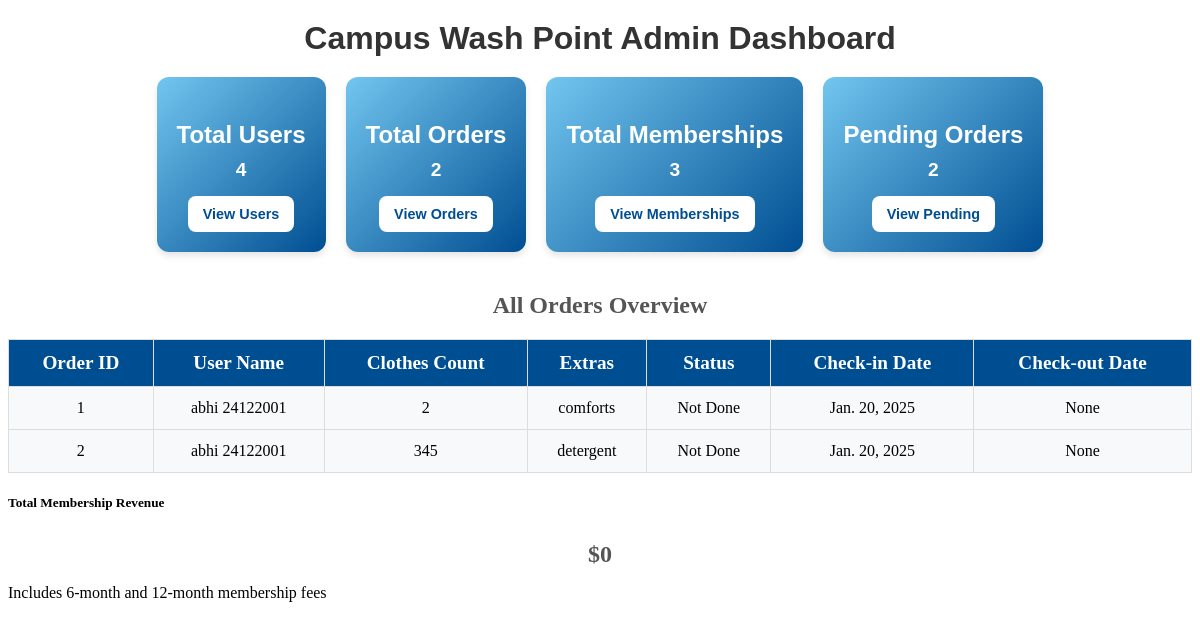
/admin-dash, run on an earlier commit of the app's database.
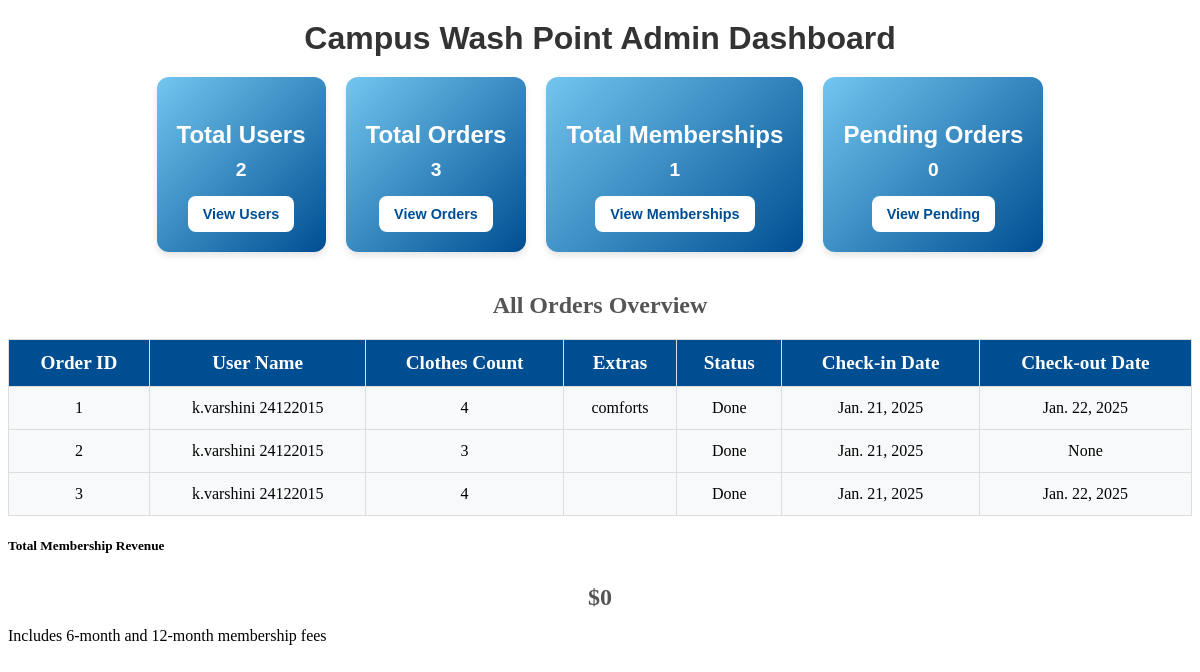
And on a later commit of the database.
### campuswashapp/models.py (models this page shows, shortened)
class LaundryOrders(models.Model):
    STATUS_CHOICES = [
        ('Not Done', 'Not Done'),
        ('Done', 'Done'),
    ]
    laundry_id = models.AutoField(primary_key=True)
    user = models.ForeignKey(User, on_delete=models.CASCADE)
    membership = models.ForeignKey(laundry_Membership, on_delete=models.CASCADE)  # Assuming Membership model is defined
    clothes_count = models.PositiveIntegerField()
    extra_item = models.TextField(blank=True, null=True)  # For additional items like blankets, etc.
    check_in_date = models.DateField(auto_now_add=True)
    check_in_time = models.TimeField(auto_now_add=True)
    check_out_date = models.DateField(null=True, blank=True)  # Default null, updated by admin
    status = models.CharField(
        max_length=10,
        choices=STATUS_CHOICES,
        default='Not Done',  # Default value for new orders
    )

### campuswashapp/views.py (the view)
# urls.py: path('admin-dash',admin_dash, name='admin_dash'),  # User profile page
def admin_dash(request):
    total_users = User.objects.count()
    total_orders = LaundryOrders.objects.count()
    pending_orders = LaundryOrders.objects.filter(status='Not Done').count()
    total_memberships = laundry_Membership.objects.count()
    six_month_memberships = laundry_Membership.objects.filter(membership_type='6 months').count()
    twelve_month_memberships = laundry_Membership.objects.filter(membership_type='12 months').count()
    membership_revenue = laundry_Payments.objects.filter(payment_for='MEMBERSHIP').aggregate(total=Sum('amount'))['total'] or 0
    orders = LaundryOrders.objects.all()
    context = {
        'total_users': total_users,
        'total_orders': total_orders,
        'pending_orders': pending_orders,
        'total_memberships': total_memberships,
        'six_month_memberships': six_month_memberships,
        'twelve_month_memberships': twelve_month_memberships,
        'orders': orders,  # Adding orders to the context
        'membership_revenue': membership_revenue,
    }
    return render(request, 'admin/index.html', context)

### templates/admin/index.html (shortened to what this page needs)
{% block content %}
<div class="dashboard">
    <h1>Campus Wash Point Admin Dashboard</h1>
    <div class="stats">
        <div class="stat">
            <h3>Total Users</h3>
            <p>{{ total_users }}</p>
            <button onclick="location.href='/admin/auth/user/'">View Users</button>
        </div>
        <div class="stat">
            <h3>Total Orders</h3>
            <p>{{ total_orders }}</p>
            <button onclick="location.href='/admin/campuswashapp/laundryorders/'">View Orders</button>
        </div>
        <div class="stat">
            <h3>Total Memberships</h3>
            <p>{{ total_memberships }}</p>
            <button onclick="location.href='/admin/campuswashapp/laundry_membership/'">View Memberships</button>
        </div>
        <div class="stat">
            <h3>Pending Orders</h3>
            <p>{{ pending_orders }}</p>
            <button onclick="location.href='/admin/campuswashapp/laundryorders/?status=Not+Done'">View Pending</button>
        </div>
    </div>
</div>
<div class="orders-table">
    <h2>All Orders Overview</h2>
    <table>
        <thead>
            <tr>
                <th>Order ID</th>
                <th>User Name</th>
                <th>Clothes Count</th>
                <th>Extras</th>
                <th>Status</th>
                <th>Check-in Date</th>
                <th>Check-out Date</th>
            </tr>
        </thead>
        <tbody>
            {% for order in orders %}
            <tr>
                <td>{{ order.laundry_id }}</td>
                <td>{{ order.user.first_name }} {{ order.user.last_name }}</td>
                <td>{{ order.clothes_count }}</td>
                <td>{{ order.extra_item }}</td>
                <td>{{ order.status }}</td>
                <td>{{ order.check_in_date }}</td>
                <td>{{ order.check_out_date }}</td>
            </tr>
            {% empty %}
            <tr>
                <td colspan="7">No orders available</td>
            </tr>
            {% endfor %}
        </tbody>
    </table>
</div>
<div class="col-md-6">
    <div class="card text-center shadow-sm border-0">
        <div class="card-body">
            <h5 class="card-title text-info">Total Membership Revenue</h5>
            <h2 class="fw-bold">${{ membership_revenue }}</h2>
            <p class="text-muted">Includes 6-month and 12-month membership fees</p>
        </div>
    </div>
</div>
{% endblock content %}

What changed in the data, as far as the page shows it:
changed LaundryOrders "comforts": user.first_name "abhi" → "k.varshini"; user.last_name "24122001" → "24122015"; clothes_count "2" → "4"; status "Not Done" → "Done"; check_in_date "Jan. 20, 2025" → "Jan. 21, 2025"; check_out_date "None" → "Jan. 22, 2025"
changed LaundryOrders "None": user.first_name "abhi" → "k.varshini"; user.last_name "24122001" → "24122015"; clothes_count "345" → "3"; status "Not Done" → "Done"; check_in_date "Jan. 20, 2025" → "Jan. 21, 2025"; extra_item "detergent" → (not shown)
added LaundryOrders: laundry_id "3", user.first_name "k.varshini", user.last_name "24122015", clothes_count "4", status "Done", check_in_date "Jan. 21, 2025", check_out_date "Jan. 22, 2025"
Also different on the page:
{{ total_users }}: "4" → "2"
{{ total_orders }}: "2" → "3"
{{ total_memberships }}: "3" → "1"
{{ pending_orders }}: "2" → "0"
